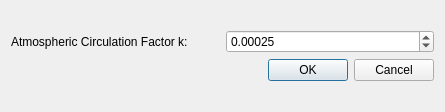
<?xml version="1.0" encoding="UTF-8"?>
<ui version="4.0">
 <class>DialogAtmosphericCirculation</class>
 <widget class="QDialog" name="DialogAtmosphericCirculation">
  <property name="windowModality">
   <enum>Qt::NonModal</enum>
  </property>
  <property name="geometry">
   <rect>
    <x>0</x>
    <y>0</y>
    <width>445</width>
    <height>112</height>
   </rect>
  </property>
  <property name="windowTitle">
   <string>Atmospheric Circulation Setting</string>
  </property>
  <layout class="QVBoxLayout" name="verticalLayout_2">
   <item>
    <layout class="QVBoxLayout" name="verticalLayout">
     <item>
      <layout class="QHBoxLayout" name="horizontalLayout">
       <item>
        <widget class="QLabel" name="label">
         <property name="text">
          <string>Atmospheric Circulation Factor k:</string>
         </property>
        </widget>
       </item>
       <item>
        <widget class="QDoubleSpinBox" name="doubleSpinBoxFactor">
         <property name="decimals">
          <number>5</number>
         </property>
         <property name="maximum">
          <double>1.000000000000000</double>
         </property>
         <property name="singleStep">
          <double>0.000001000000000</double>
         </property>
         <property name="value">
          <double>0.000250000000000</double>
         </property>
        </widget>
       </item>
      </layout>
     </item>
     <item>
      <widget class="QDialogButtonBox" name="buttonBox">
       <property name="orientation">
        <enum>Qt::Horizontal</enum>
       </property>
       <property name="standardButtons">
        <set>QDialogButtonBox::Cancel|QDialogButtonBox::Ok</set>
       </property>
      </widget>
     </item>
    </layout>
   </item>
  </layout>
 </widget>
 <resources/>
 <connections>
  <connection>
   <sender>buttonBox</sender>
   <signal>accepted()</signal>
   <receiver>DialogAtmosphericCirculation</receiver>
   <slot>accept()</slot>
   <hints>
    <hint type="sourcelabel">
     <x>248</x>
     <y>254</y>
    </hint>
    <hint type="destinationlabel">
     <x>157</x>
     <y>274</y>
    </hint>
   </hints>
  </connection>
  <connection>
   <sender>buttonBox</sender>
   <signal>rejected()</signal>
   <receiver>DialogAtmosphericCirculation</receiver>
   <slot>reject()</slot>
   <hints>
    <hint type="sourcelabel">
     <x>316</x>
     <y>260</y>
    </hint>
    <hint type="destinationlabel">
     <x>286</x>
     <y>274</y>
    </hint>
   </hints>
  </connection>
 </connections>
</ui>
